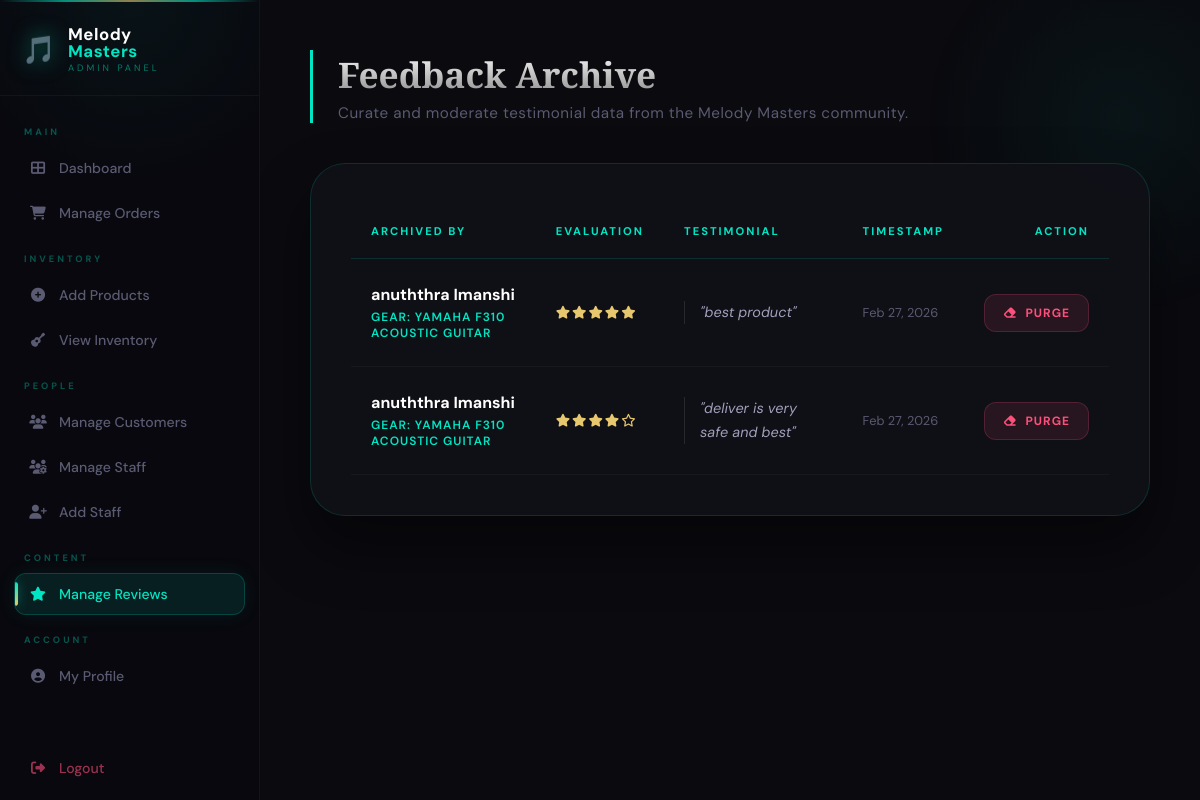
The page /manage_reviews.php (signed in) on the database its author committed.
### tables this page shows
CREATE TABLE `reviews` (
  `review_id` int(11) NOT NULL,
  `user_id` int(11) DEFAULT NULL,
  `product_id` int(11) DEFAULT NULL,
  `rating` int(11) DEFAULT NULL CHECK (`rating` >= 1 and `rating` <= 5),
  `comment` text DEFAULT NULL,
  `review_date` timestamp NOT NULL DEFAULT current_timestamp()
);

CREATE TABLE `users` (
  `user_id` int(11) NOT NULL,
  `full_name` varchar(100) NOT NULL,
  `email` varchar(100) NOT NULL,
  `password` varchar(255) NOT NULL,
  `role` enum('Admin','Staff','Customer') DEFAULT 'Customer',
  `address` text DEFAULT NULL,
  `contact_number` varchar(15) DEFAULT NULL
);

CREATE TABLE `products` (
  `product_id` int(11) NOT NULL,
  `category_id` int(11) DEFAULT NULL,
  `product_name` varchar(100) NOT NULL,
  `brand` varchar(50) DEFAULT NULL,
  `price` decimal(10,2) NOT NULL,
  `stock_quantity` int(11) NOT NULL,
  `product_image` varchar(255) DEFAULT NULL,
  `specifications` text DEFAULT NULL,
  `product_type` enum('Physical','Digital') NOT NULL
);

### manage_reviews.php (the view, shortened to what this page needs)
<?php
include 'db_connect.php';
$query = "SELECT r.*, p.product_name, u.full_name
          FROM reviews r
          JOIN products p ON r.product_id = p.product_id
          JOIN users u ON r.user_id = u.user_id
          ORDER BY r.review_date DESC";
$result = $conn->query($query);
?>
<!DOCTYPE html>
<html lang="en">
<head>
    <link rel="stylesheet" href="https://cdnjs.cloudflare.com/ajax/libs/font-awesome/6.4.0/css/all.min.css">
</head>
<body>
<?php include 'admin_sidebar.php'; ?>
<div class="main-content">
    <div class="header-section">
        <h2>Feedback Archive</h2>
        <p>Curate and moderate testimonial data from the Melody Masters community.</p>
    </div>
    <div class="glass-card">
        <table>
            <thead>
                <tr>
                    <th>Archived By</th>
                    <th>Evaluation</th>
                    <th>Testimonial</th>
                    <th>Timestamp</th>
                    <th style="text-align: right;">Action</th>
                </tr>
            </thead>
            <tbody>
                <?php if($result && $result->num_rows > 0): ?>
                    <?php while($row = $result->fetch_assoc()): ?>
                    <tr>
                        <td>
                            <div class="customer-meta">
                                <span class="customer-name"><?php echo htmlspecialchars($row['full_name']); ?></span>
                                <span class="product-tag">Gear: <?php echo htmlspecialchars($row['product_name']); ?></span>
                            </div>
                        </td>
                        <td>
                            <div class="rating-stars">
                                <?php
                                for($i=1; $i<=5; $i++) {
                                    echo ($i <= $row['rating']) ? '<i class="fas fa-star"></i>' : '<i class="far fa-star"></i>';
                                }
                                ?>
                            </div>
                        </td>
                        <td>
                            <div class="comment-text">"<?php echo htmlspecialchars($row['comment']); ?>"</div>
                        </td>
                        <td style="color: var(--text-muted); font-size: 0.8rem;">
                            <?php echo date('M d, Y', strtotime($row['review_date'])); ?>
                        </td>
                        <td style="text-align: right;">
                            <a href="manage_reviews.php?delete_id=<?php echo $row['review_id']; ?>"
                               class="btn-delete"
                               onclick="return confirm('Administrative Alert: Are you sure you want to permanently purge this testimonial?')">
                                <i class="fas fa-eraser"></i> Purge
                            </a>
                        </td>
                    </tr>
                    <?php endwhile; ?>
                <?php endif; ?>
            </tbody>
        </table>
    </div>
</div>
</body>
</html>

### manage_reviews.php (style rules this page uses)
:root { --teal: #00e5c3; --teal-glow: rgba(0, 229, 195, 0.3); --bg: #0a0a0f; --glass: rgba(17, 17, 24, 0.85); --border: rgba(0, 229, 195, 0.15); --text-muted: #5a5a72; --danger: #ff4f7b; --amber: #e8c86e; }
body { background-color: var(--bg); color: #e0ddf5; font-family: 'DM Sans', sans-serif; margin: 0; display: flex; overflow-x: hidden; }
body::before { content: ''; position: fixed; top: -10%; right: -10%; width: 400px; height: 400px; background: radial-gradient(circle, rgba(0, 229, 195, 0.05), transparent 70%); z-index: -1; }
.main-content { margin-left: 260px; width: calc(100% - 260px); padding: 50px; box-sizing: border-box; min-height: 100vh; }
.header-section { margin-bottom: 40px; border-left: 3px solid var(--teal); padding-left: 25px; animation: slideIn 0.8s ease-out; }
.header-section h2 { font-family: 'Playfair Display', serif; font-size: 2.2rem; margin: 0; background: linear-gradient(to bottom, #fff, #888); -webkit-background-clip: text; -webkit-text-fill-color: transparent; }
.header-section p { color: var(--text-muted); margin: 5px 0 0; font-size: 0.95rem; letter-spacing: 0.5px; }
.glass-card { background: var(--glass); backdrop-filter: blur(25px); border-radius: 35px; padding: 40px; border: 1px solid var(--border); box-shadow: 0 30px 60px rgba(0, 0, 0, 0.4); animation: fadeIn 1s ease-out; }
table { width: 100%; border-collapse: collapse; }
th { text-align: left; color: var(--teal); padding: 20px; border-bottom: 1px solid var(--border); text-transform: uppercase; font-size: 0.7rem; letter-spacing: 2px; }
td { padding: 25px 20px; border-bottom: 1px solid rgba(255, 255, 255, 0.03); font-size: 0.95rem; vertical-align: middle; }
.customer-meta { display: flex; flex-direction: column; gap: 4px; }
.customer-name { font-weight: 700; color: #fff; font-size: 1rem; }
.product-tag { color: var(--teal); font-size: 0.75rem; text-transform: uppercase; font-weight: 600; letter-spacing: 1px; }
.comment-text { color: #a0a0bc; font-style: italic; max-width: 450px; line-height: 1.6; font-size: 0.9rem; position: relative; padding-left: 15px; border-left: 1px solid rgba(255,255,255,0.1); }
.rating-stars { color: var(--amber); font-size: 0.8rem; letter-spacing: 2px; }
.btn-delete { color: var(--danger); background: rgba(255, 79, 123, 0.1); border: 1px solid rgba(255, 79, 123, 0.2); padding: 10px 18px; border-radius: 12px; cursor: pointer; transition: 0.3s; text-decoration: none; font-size: 0.75rem; font-weight: 700; text-transform: uppercase; letter-spacing: 1px; display: inline-flex; align-items: center; gap: 8px; }

### rows shown on the page
reviews: user.full_name "anuththra Imanshi", product.product_name "YAMAHA F310 ACOUSTIC GUITAR", rating 5 (drawn), comment "best product", review_date "Feb 27, 2026"
reviews: user.full_name "anuththra Imanshi", product.product_name "YAMAHA F310 ACOUSTIC GUITAR", rating 4 (drawn), comment "deliver is very safe and best", review_date "Feb 27, 2026"
